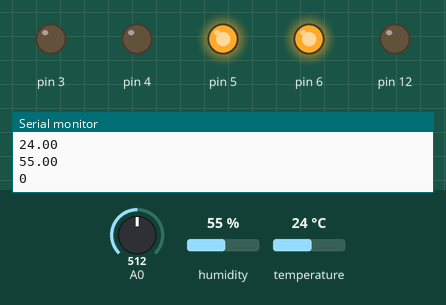
This sketch was run on a simulated Arduino Uno, built with avr-gcc and run on an emulated ATmega328P. Parts: output pins drawn as LEDs (lit = HIGH), the last lines printed to the serial monitor. Inputs (shaded band) come from the test bench; at power-on: temperature 24 °C, A0 = 512, humidity 55 %.

Above: at 1.3 s.
1.4 s: temperature set to 26.2 °C
3.2 s: temperature set to 27.5 °C
At 4.4 s:
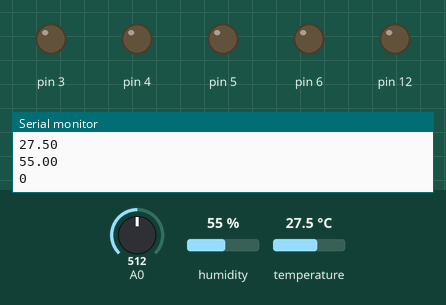
5.5 s: A0 set to 644
7.0 s: A0 set to 672
At 8.2 s:
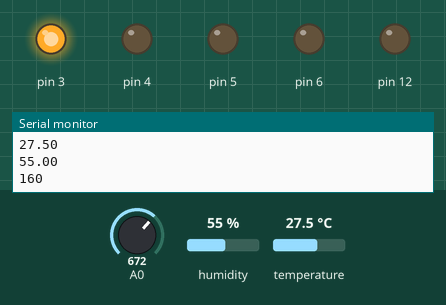
8.5 s: temperature set to 12 °C
At 11.2 s:
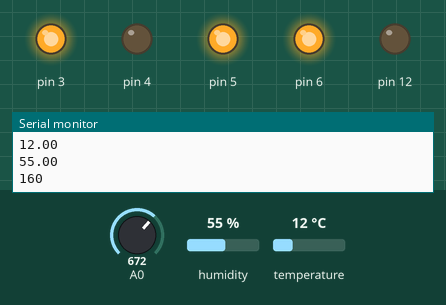
11.5 s: temperature set to 33 °C
At 13.2 s:
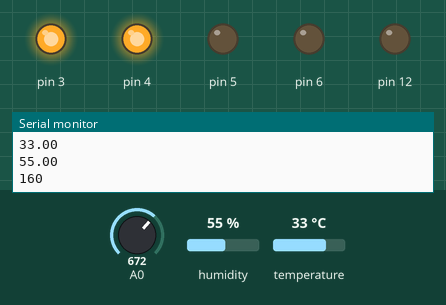
Timing chart, 0 to 14.5 s (numbered marks = the images above; inputs shaded):
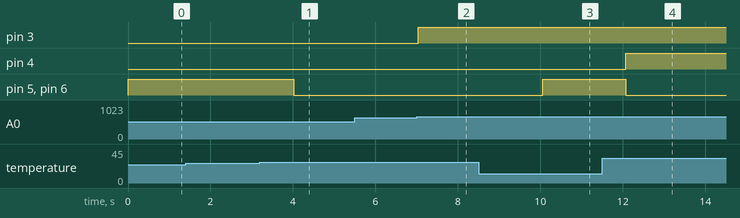

Measured:
- the behaviour switches between 26.9 and 27 °C on temperature (found by bisection; images 0 and 1)
- the behaviour switches between 662 and 663 on A0 (found by bisection; images 1 and 2)
- after the input at 3.2 s, pin 5, pin 6: HIGH → LOW after 0.83 s
- after the input at 7.0 s, pin 3: LOW → HIGH at once
- after the input at 8.5 s, pin 5, pin 6: LOW → HIGH after 1.6 s
- after the input at 11.5 s, pin 4: LOW → HIGH after 0.56 s; pin 5, pin 6: HIGH → LOW after 0.56 s

The sketch:

AruinoPoultry.ino
```cpp
#include <DHT.h>
#include <DHT_U.h>

#define DHTPIN 7
#define DHTTYPE DHT22

DHT dht(DHTPIN, DHTTYPE);
float temperature=0;
float humidity =0;
uint8_t waterLevels=0;
void setup() {
  Init();

}
uint8_t delays= 500;
void loop() {
  uint8_t NORMAL_MIN = 3*1000;
  uint8_t LOW_TEMP = 27;
  uint8_t HIGH_TEMP = 30;

  DHTSENSOR();
  WaterLevel();


  if(waterLevels>150){
    digitalWrite(3,HIGH);
  }else{
    digitalWrite(3,LOW);
  }

  if(temperature>=LOW_TEMP && temperature<=HIGH_TEMP){
    digitalWrite(4,LOW);
    digitalWrite(5,LOW);
    digitalWrite(6,LOW);
  }else if(temperature<=LOW_TEMP){
    digitalWrite(4,LOW);
    digitalWrite(5,HIGH);
    digitalWrite(6,HIGH);
  }else if(temperature>=HIGH_TEMP){
    digitalWrite(4,HIGH);
    digitalWrite(5,LOW);
    digitalWrite(6,LOW);
  }


  Serial.println(temperature);
  Serial.println(humidity);
  Serial.println(waterLevels);
  Serial.println();


  delay(500);

}
// THESE TONE IS FOR FOOD and WATER
void Tones(){

    tone(12,1000);
  delay(100);
    tone(12,500);
  delay(400);

  noTone(12);
  delay(500);

}
//Functionsl Tone
void ALl(){
  tone(12,1500);
  delay(1500);
  noTone(12);
  delay(200);
}
void DHTSENSOR(){
    temperature = dht.readTemperature();
     humidity = dht.readHumidity();

  if (isnan(temperature) || isnan(humidity)) {
    Serial.println("Failed to read from DHT sensor!");
    return;
  }
}
void relayCheck(){
   digitalWrite(3,HIGH);
  delay(delays);
  digitalWrite(3,LOW);
  delay(delays);
   digitalWrite(4,HIGH);
  delay(delays);
  digitalWrite(4,LOW);
  delay(delays);
   digitalWrite(5,HIGH);
  delay(delays);
  digitalWrite(5,LOW);
  delay(delays);
   digitalWrite(6,HIGH);
  delay(delays);
  digitalWrite(6,LOW);
  delay(delays);
   digitalWrite(3,HIGH);
   digitalWrite(4,HIGH);
   digitalWrite(5,HIGH);
   digitalWrite(6,HIGH);
  delay(delays);
  digitalWrite(3,LOW);
  digitalWrite(4,LOW);
  digitalWrite(5,LOW);
  digitalWrite(6,LOW);
  delay(delays);
}

void WaterLevel(){
  waterLevels = analogRead(A0);
}
void Init(){
  Serial.begin(9600);
  pinMode(3,OUTPUT);
  pinMode(4,OUTPUT);
  pinMode(5,OUTPUT);
  pinMode(6,OUTPUT);
  pinMode(12,OUTPUT);
  pinMode(A0,INPUT);
 digitalWrite(5,LOW);
    digitalWrite(6,LOW);
    digitalWrite(7,LOW);
    digitalWrite(3,LOW);

  dht.begin();
}
```
